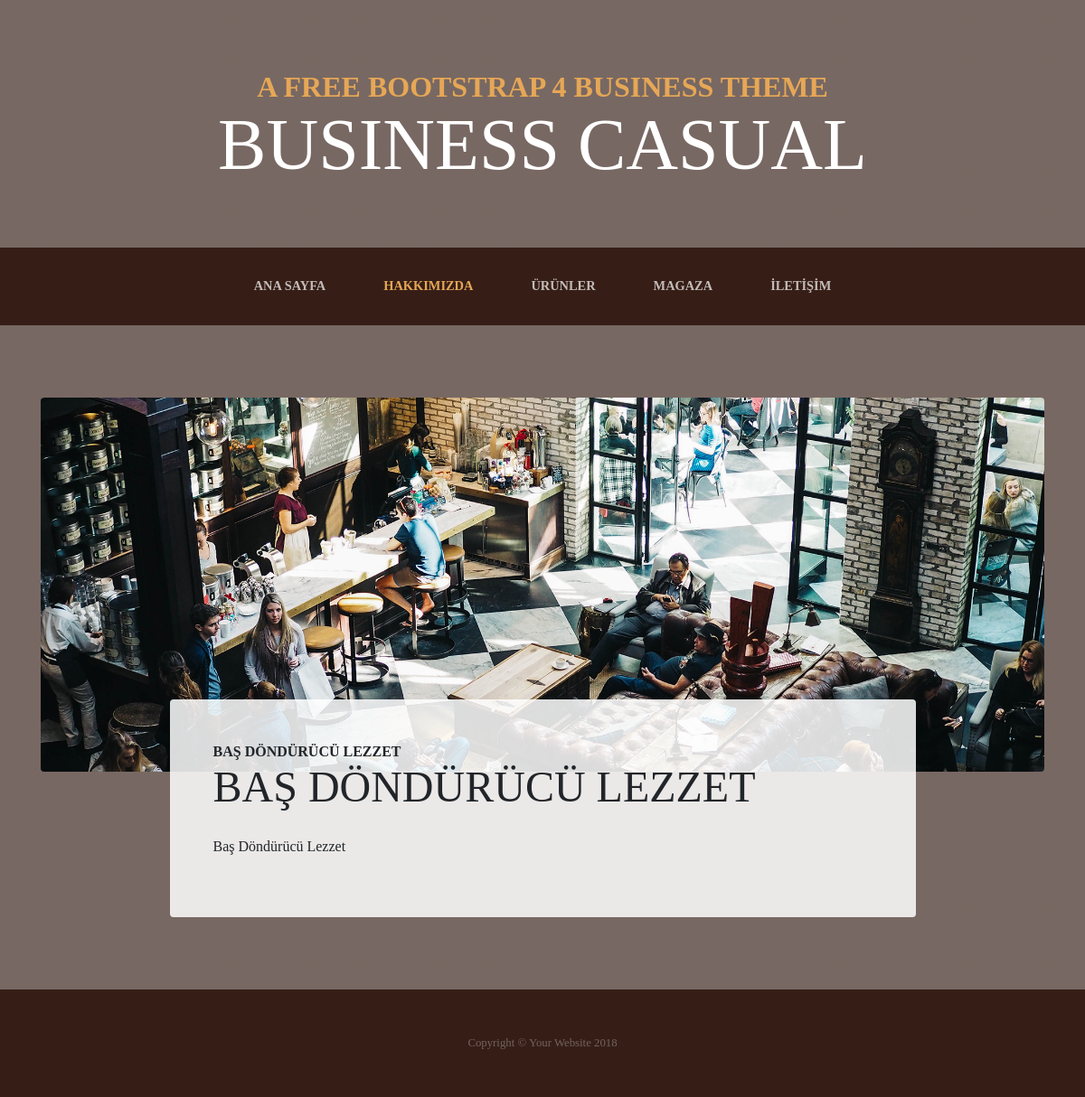
Page /about.php on the committed database.
### tables this page shows
CREATE TABLE `hakkimizda` (
  `id` int(11) NOT NULL,
  `foto` char(50) NOT NULL,
  `ustBaslik` char(250) NOT NULL,
  `baslik` char(250) NOT NULL,
  `icerik` text NOT NULL
);

### about.php (the view, shortened to what this page needs)
<?php
include('inc/vt.php');
include('inc/head.php');
include('inc/nav.php');
$sorgu = $baglanti->prepare("SELECT * FROM hakkimizda");
$sorgu->execute();
$sonuc = $sorgu->fetch();
?>
    <section class="page-section about-heading">
        <div class="container">
            <img class="img-fluid rounded about-heading-img mb-3 mb-lg-0" src="img/<?= $sonuc['foto'] ?>" alt="">
            <div class="about-heading-content">
                <div class="row">
                    <div class="col-xl-9 col-lg-10 mx-auto">
                        <div class="bg-faded rounded p-5">
                            <h2 class="section-heading mb-4">
                                <span class="section-heading-upper"><?= $sonuc['ustBaslik'] ?></span>
                                <span class="section-heading-lower"><?= $sonuc['baslik'] ?></span>
                            </h2>
                            <?= $sonuc['icerik'] ?>
                        </div>
                    </div>
                </div>
            </div>
        </div>
    </section>
<?php
include('inc/footer.php');
?>

### rows in the picture
hakkimizda: foto (picture), ustBaslik "BAŞ DÖNDÜRÜCÜ LEZZET", baslik "BAŞ DÖNDÜRÜCÜ LEZZET", icerik "Baş Döndürücü Lezzet"
